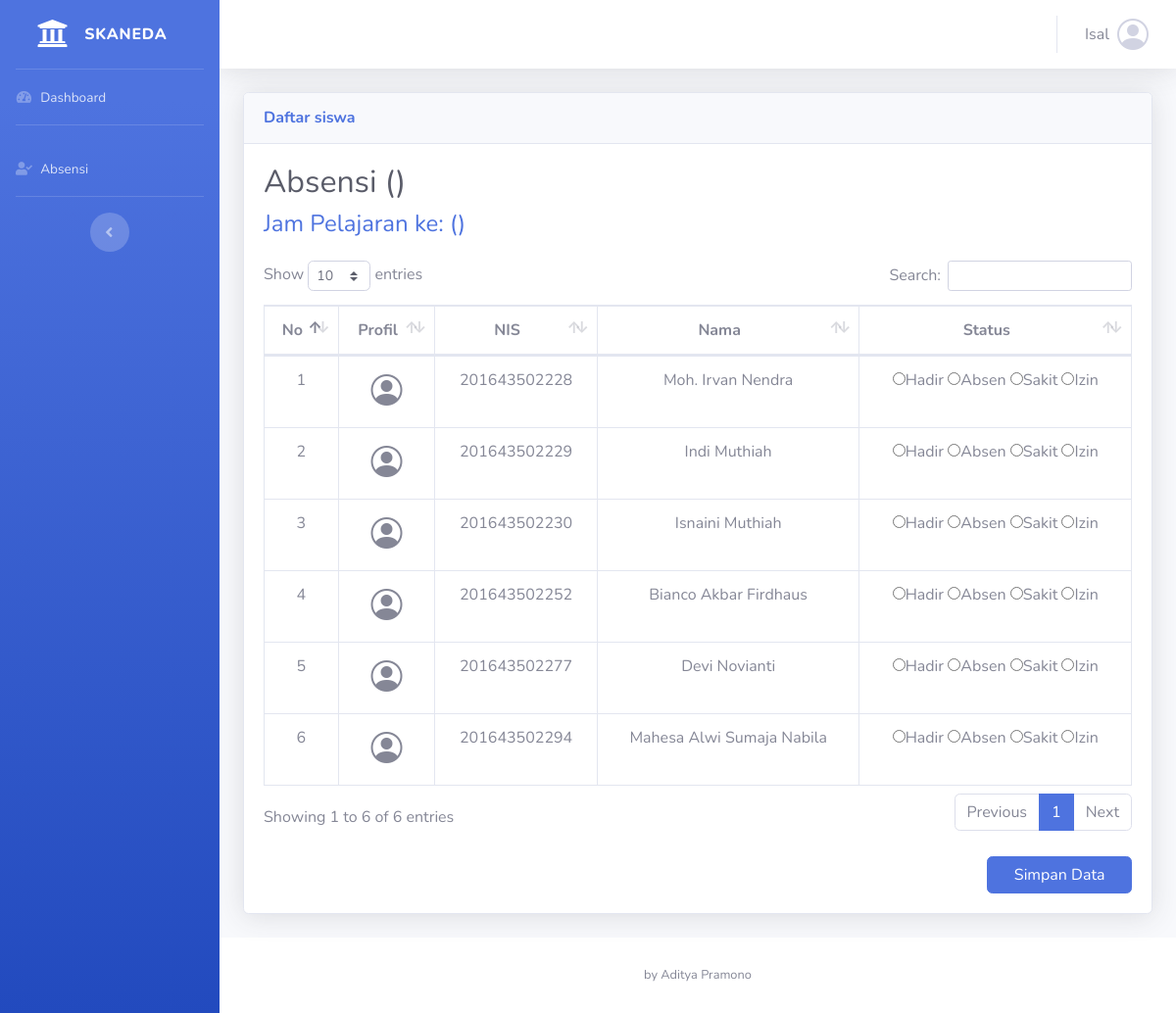
Page /detailabsensi.php (signed in) on the committed database.
### tables this page shows
CREATE TABLE `siswa` (
  `nis` varchar(15) NOT NULL,
  `nama` varchar(30) NOT NULL,
  `jk` enum('Pria','Wanita') NOT NULL,
  `tgl_lahir` date NOT NULL,
  `alamat` varchar(255) NOT NULL,
  `id_kelas` varchar(11) NOT NULL
);

### detailabsensi.php (the view, shortened to what this page needs)
<?php
include "koneksi.php";
$guru_id = $_SESSION['guru_id'];
$guru_name = $_SESSION["guru_user_name"];
$id_kelas = isset($_POST['kelas']) ? $_POST['kelas'] : null;
$result = mysqli_query($koneksi, "SELECT status FROM guru WHERE id_guru = '$guru_id'");
if ($result) {
  $row = mysqli_fetch_assoc($result);
  $guru_status = $row["status"];
} else {
  echo "Error: " . mysqli_error($koneksi);
  exit;
}
?>
<!DOCTYPE html>
<html lang="en">
<head>
  <link href="vendor/fontawesome-free/css/all.min.css" rel="stylesheet" type="text/css">
  <link href="css/sb-admin-2.min.css" rel="stylesheet">
  <link rel="stylesheet" href="https://cdn.jsdelivr.net/npm/bootstrap-icons@1.11.3/font/bootstrap-icons.min.css">
  <link href="vendor/datatables/dataTables.bootstrap4.min.css" rel="stylesheet">
</head>
<body id="page-top">
  <div id="wrapper">
    <?php include "./sidebar.php"; ?>
    <div id="content-wrapper" class="d-flex flex-column">
      <div id="content">
        <?php
        $sql_kelass = "SELECT nama_kelas FROM kelas WHERE id_kelas='$id_kelas'";
        $result_kelas = mysqli_query($koneksi, $sql_kelass);
        $res_fetch = mysqli_fetch_assoc($result_kelas);
        $nama_kelas = $res_fetch['nama_kelas'];
        ?>
        <?php include "./navbar.php"; ?>
        <div class="container-fluid">
          <?php
          $id_kelas = isset($_POST['kelas']) ? $_POST['kelas'] : null;
          $date_created = isset($_POST['date_created']) ? $_POST['date_created'] : null;
          $jam_pelajaran = isset($_POST['jam_pelajaran']) ? $_POST['jam_pelajaran'] : null;
          ?>
          <div class="card shadow mb-4">
            <div class="card-header py-3">
              <h6 class="m-0 font-weight-bold text-primary">Daftar siswa </h6>
            </div>
            <div class="card-body">
              <?php
              $queryMapel = mysqli_query($koneksi, "SELECT nama_mapel FROM mapel WHERE id_mapel='$jam_pelajaran'");
              $dataMapel = mysqli_fetch_assoc($queryMapel);
              $nama_mapel = $dataMapel['nama_mapel'];
              echo "<h2 class='mb-2 text-gray-800'>Absensi $nama_kelas ($date_created)</h2>";
              echo "<h4 class='mb-4 text-primary'>Jam Pelajaran ke: $jam_pelajaran ($nama_mapel)</h4>";
              ?>
              <form role="form"
                action="simpanabsensi.php?id=<?php echo $id_kelas ?>&date_created=<?php echo $date_created ?>&jam_pelajaran=<?php echo $jam_pelajaran ?>"
                method="POST" name="postform" enctype="multipart/form-data">
                <div class="table-responsive">
                  <table class="table table-bordered" id="dataTable" width="100%" cellspacing="0">
                    <thead>
                      <tr align="center">
                        <th>No</th>
                        <th>Profil</th>
                        <th>NIS</th>
                        <th>Nama</th>
                        <th>Status</th>
                      </tr>
                    </thead>
                    <tbody align="center">
                      <?php
                      $sql = "SELECT * FROM siswa WHERE id_kelas='$id_kelas'";
                      $query = mysqli_query($koneksi, $sql);
                      $i = 1;
                      while ($data = mysqli_fetch_array($query)) {
                        $nis = $data["nis"];
                        $nama = $data["nama"];
                        ?>
                        <tr>
                          <td>
                            <?= $i++; ?>
                          </td>
                          <td><i class="bi bi-person-circle mt-1" style="font-size: 32px;"></i></td>
                          <td>
                            <?= $nis; ?>
                          </td>
                          <td>
                            <?= $nama; ?>
                          </td>
                          <td>
                            <label class="radio-inline">
                              <input type="radio" name="<?= 'ket' . $data["nis"]; ?>"
                                id="<?php echo 'opsi1' . $nis; ?>_Hadir" value="Hadir">Hadir
                            </label>
                            <label class="radio-inline">
                              <input type="radio" name="<?= 'ket' . $data["nis"]; ?>"
                                id="<?php echo 'opsi2' . $nis; ?>_Absen" value="Absen">Absen
                            </label>
                            <label class="radio-inline">
                              <input type="radio" name="<?= 'ket' . $data["nis"]; ?>"
                                id="<?php echo 'opsi3' . $nis; ?>_Sakit" value="Sakit">Sakit
                            </label>
                            <label class="radio-inline">
                              <input type="radio" name="<?= 'ket' . $data["nis"]; ?>"
                                id="<?php echo 'opsi4' . $nis; ?>_Izin" value="Izin">Izin
                            </label>
                          </td>
                        </tr>
                      <?php } ?>
                    </tbody>
                  </table>
                </div>
                <button type="submit" class="btn btn-primary mt-4 col-md-2 offset-10">Simpan Data</button>
              </form>
            </div>
          </div>
        </div>
      </div>
      <?php include "./footer.php"; ?>
    </div>
  </div>
</body>
</html>

### sidebar.php (shortened to what this page needs)
<ul class="navbar-nav bg-gradient-primary sidebar sidebar-dark accordion" id="accordionSidebar">
    <?php
    if ($guru_status === "admin") { ?>
        <a class="sidebar-brand d-flex align-items-center justify-content-center" href="admin.php">
            <div class="sidebar-brand-icon">
                <i class="fas fa-university"></i>
            </div>
            <div class="sidebar-brand-text mx-3">SKANEDA</div>
        </a>
    <?php } else { ?>
        <a class="sidebar-brand d-flex align-items-center justify-content-center" href="index.php">
            <div class="sidebar-brand-icon">
                <i class="fas fa-university"></i>
            </div>
            <div class="sidebar-brand-text mx-3">SKANEDA</div>
        </a>
    <?php } ?>
    <hr class="sidebar-divider my-0">
    <?php
    if ($guru_status == "admin") { ?>
        <hr class="sidebar-divider my-0">
        <li class="nav-item">
            <a class="nav-link" href="admin.php">
                <i class="fas fa-fw fa-tachometer-alt"></i>
                <span>Admin Dashboard</span></a>
        </li>
    <?php } else { ?>
        <li class="nav-item">
            <a class="nav-link" href="index.php">
                <i class="fas fa-fw fa-tachometer-alt"></i>
                <span>Dashboard</span></a>
        </li>
    <?php } ?>
    <hr class="sidebar-divider">
    <li class="nav-item">
        <a class="nav-link" href="absensi.php">
            <i class="fas fa-fw fa-user-check"></i>
            <span>Absensi</span></a>
    </li>
    <hr class="sidebar-divider d-none d-md-block">
    <div class="text-center d-none d-md-inline">
        <button class="rounded-circle border-0" id="sidebarToggle"></button>
    </div>
</ul>

### navbar.php (shortened to what this page needs)
<nav class="navbar navbar-expand navbar-light bg-white topbar mb-4 static-top shadow">
    <ul class="navbar-nav ml-auto">
        <li class="nav-item dropdown no-arrow">
            <a class="nav-link dropdown-toggle" href="#" id="userDropdown" role="button" data-toggle="dropdown" aria-haspopup="true" aria-expanded="false">
                <span class="mr-2 d-none d-lg-inline text-gray-600 medium"><?= $guru_name ?></span>
                <i class="bi bi-person-circle mt-1" style="font-size: 32px;"></i>
            </a>
        </li>
    </ul>
</nav>

### footer.php
<footer class="sticky-footer bg-white">
    <div class="container my-auto">
        <div class="copyright text-center my-auto">
            <span>by Aditya Pramono</span>
        </div>
    </div>
</footer>

### rows in the picture
siswa: nis "201643502228", nama "Moh. Irvan Nendra"
siswa: nis "201643502229", nama "Indi Muthiah"
siswa: nis "201643502230", nama "Isnaini Muthiah"
siswa: nis "201643502252", nama "Bianco Akbar Firdhaus"
siswa: nis "201643502277", nama "Devi Novianti"
siswa: nis "201643502294", nama "Mahesa Alwi Sumaja Nabila"

### other values in the picture
$guru_name "Isal"
